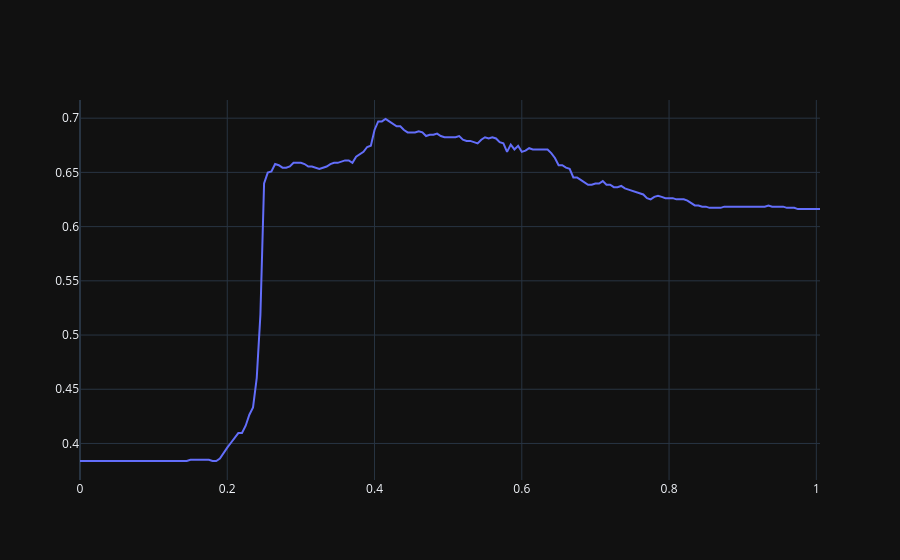

This figure's notebook cell:
### Code cell
thresholds = np.arange(0, 1.01, 0.005)
accuracies = []

for t in thresholds:
    accuracies_t = []

    for i, (train_index, test_index) in enumerate(skf.split(X_select, y)):
        X_train, X_test = X_select.iloc[train_index], X_select.iloc[test_index]
        y_train, y_test = y.iloc[train_index], y.iloc[test_index]

        model = LogisticRegression()
        model.fit(X_train, y_train)
        p = model.predict_proba(X_test)[:, 1]

        accuracies_t.append(accuracy_score(y_test, p >= t))

    accuracies.append(np.mean(accuracies_t))

fig = go.Figure(data=go.Scatter(x=thresholds, y=accuracies))
fig.show()

### Figure 1 — Plotly figure (JSON) as saved in the notebook; plotly's stock layout.template omitted (floating-point values rounded to 4 significant figures; data arrays with more than 128 entries replaced by an {"elided": "..."} marker saying what was removed)
{"data": [{"x": {"elided": "202 float values"}, "y": {"elided": "202 float values"}, "type": "scatter"}], "layout": {}}
